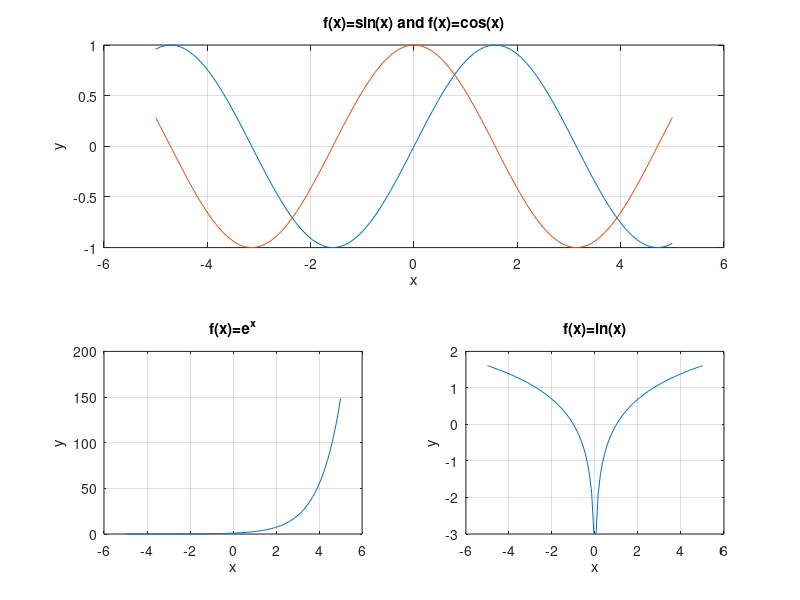

Here is the MATLAB script that generated this plot:
% Plot a trig and exponentials/logs

x = linspace(-5,5,100);
y = sin(x);
subplot(2,2,1:2),plot(x,y),hold on
y = cos(x);
plot(x,y) %plot(x,cos(x))
xlabel('x'),ylabel('y'),grid on,title('f(x)=sin(x) and f(x)=cos(x)')

y = exp(x);
subplot(2,2,3),plot(x,y)
xlabel('x'),ylabel('y'),grid on,title('f(x)=e^x')

y = log(x);
subplot(2,2,4),plot(x,y)
xlabel('x'),ylabel('y'),grid on,title('f(x)=ln(x)')
